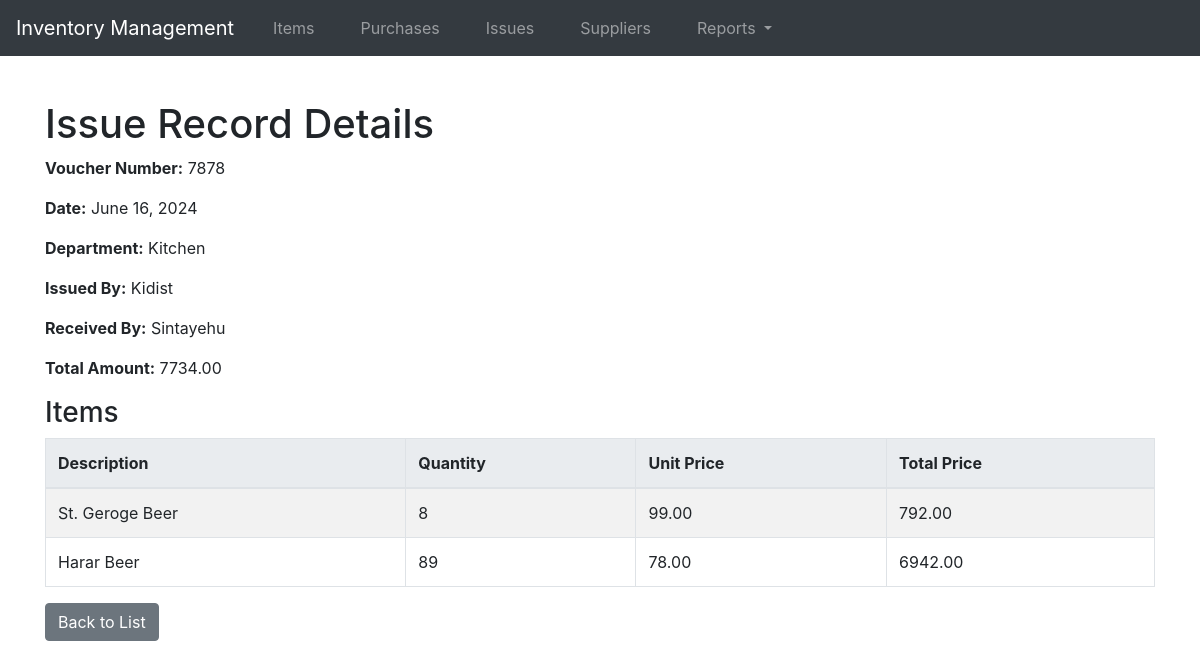
Before: /issue-records/2/ with the older database file.
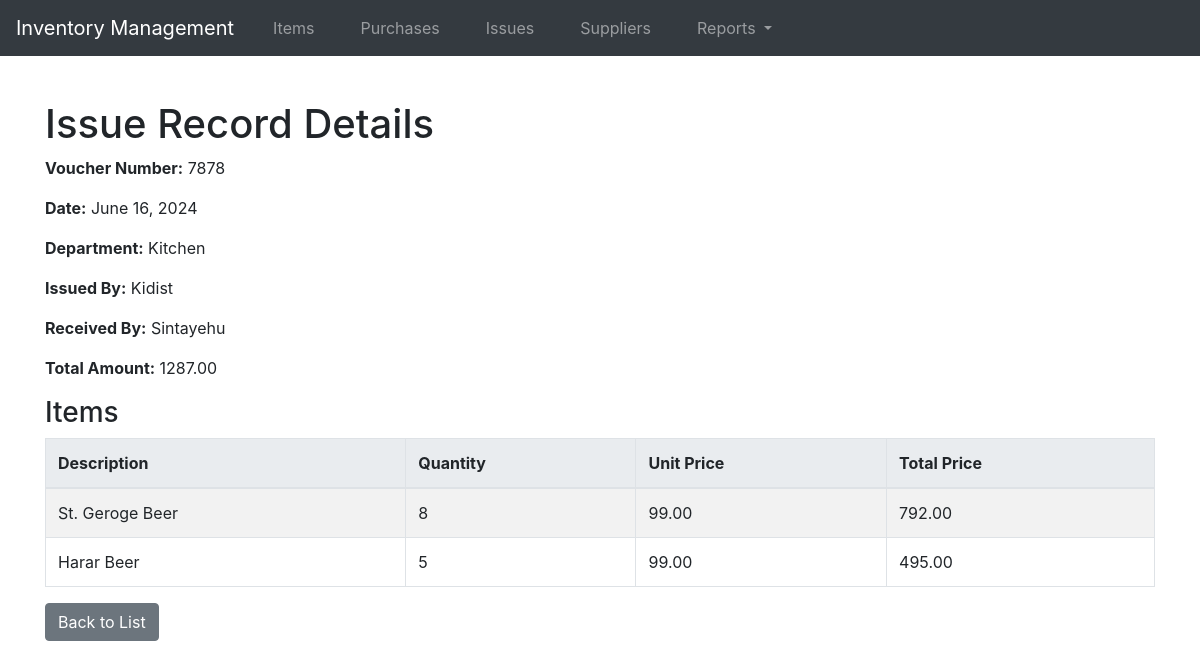
After: the same page with the newer database file.
### store/models.py (models this page shows, shortened)
class IssueRecord(models.Model):
    date = models.DateField(default=timezone.now)
    department = models.CharField(max_length=255, db_index=True)
    issued_by = models.CharField(max_length=100)
    received_by = models.CharField(max_length=100)
    voucher_number = models.CharField(max_length=50, unique=True, null=True, db_index=True)
    total_value = models.DecimalField(max_digits=15, decimal_places=2, default=0.0)

class IssueRecordItem(models.Model):
    issue_record = models.ForeignKey(IssueRecord, related_name='items', on_delete=models.CASCADE, db_index=True)
    item = models.ForeignKey(Item, on_delete=models.CASCADE, db_index=True)
    quantity = models.PositiveIntegerField()
    unit_price = models.DecimalField(max_digits=10, decimal_places=2)
    total_price = models.DecimalField(max_digits=10, decimal_places=2)

class Item(models.Model):
    CATEGORY_CHOICES = [
        ('Beverage', 'Beverage'),
        ('Food Provision', 'Food Provision'),
        ('Sanitary', 'Sanitary'),
        ('Maintenance', 'Maintenance'),
        ('Service Aid', 'Service Aid'),
        ('Stationary', 'Stationary'),
        ('Sundry', 'Sundry'),
        ('Fresh Baazar', 'Fresh Baazar'),
    ]
    UNIT_OF_MEASUREMENT_CHOICES = [
        ('Piece', 'Piece'),
        ('Kilogram', 'Kilogram'),
        ('Gram', 'Gram'),
        ('Liter', 'Liter'),
        ('Milliliter', 'Milliliter'),
        ('Bottle', 'Bottle'),
        ('Crate', 'Crate'),
        ('Pack', 'Pack'),
        ('Box', 'Box'),
        ('Bag', 'Bag'),
        ('Dozen', 'Dozen'),
        ('Meter', 'Meter'),
        ('Centimeter', 'Centimeter'),
        ('Square Meter', 'Square Meter'),
        ('Cubic Meter', 'Cubic Meter'),
    ]
    description = models.CharField(max_length=255, db_index=True)
    category = models.CharField(max_length=50, choices=CATEGORY_CHOICES, db_index=True)
    unit_of_measurement = models.CharField(max_length=50, choices=UNIT_OF_MEASUREMENT_CHOICES)
    current_unit_price = models.DecimalField(max_digits=10, decimal_places=2)
    stock_balance = models.IntegerField()
    minimum_stock = models.IntegerField()

### store/views.py (the view)
# urls.py: path('issue-records/<int:pk>/', views.issue_record_detail, name='issue_record_detail'),
def issue_record_detail(request, pk):
    issue_record = get_object_or_404(IssueRecord, pk=pk)
    issue_record_items = IssueRecordItem.objects.filter(issue_record=issue_record)
    return render(request, 'store/issue_record_detail.html', {'issue_record': issue_record, 'issue_record_items': issue_record_items})

### store/templates/store/issue_record_detail.html (shortened to what this page needs)
{% extends 'base.html' %}
{% block content %}
<h1>Issue Record Details</h1>
<p><strong>Voucher Number:</strong> {{ issue_record.voucher_number }}</p>
<p><strong>Date:</strong> {{ issue_record.date }}</p>
<p><strong>Department:</strong> {{ issue_record.department }}</p>
<p><strong>Issued By:</strong> {{ issue_record.issued_by }}</p>
<p><strong>Received By:</strong> {{ issue_record.received_by }}</p>
<p><strong>Total Amount:</strong> {{ issue_record.total_value }}</p>
<h3>Items</h3>
<table class="table table-striped">
    <thead>
        <tr>
            <th>Description</th>
            <th>Quantity</th>
            <th>Unit Price</th>
            <th>Total Price</th>
        </tr>
    </thead>
    <tbody>
        {% for item in issue_record.items.all %}
        <tr>
            <td>{{ item.item.description }}</td>
            <td>{{ item.quantity }}</td>
            <td>{{ item.unit_price }}</td>
            <td>{{ item.total_price }}</td>
        </tr>
        {% endfor %}
    </tbody>
</table>
<a href="{% url 'issue_record_list' %}" class="btn btn-secondary">Back to List</a>
{% endblock %}

Changed rows visible on the page:
changed IssueRecord "Kitchen": total_value "7734.00" → "1287.00"
changed IssueRecordItem "Harar Beer": quantity "89" → "5"; unit_price "78.00" → "99.00"; total_price "6942.00" → "495.00"
